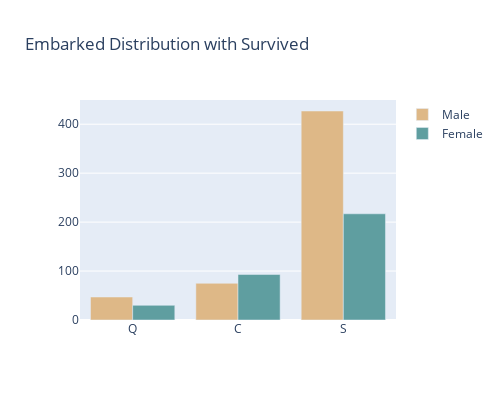

Source (notebook cell):
### Code cell
df_m = train_df[train_df['Survived'] == 0]
df_f = train_df[train_df['Survived'] == 1]
df_m = df_m['Embarked'].value_counts()
df_f = df_f['Embarked'].value_counts()

trace1 = go.Bar(x = df_m.index[::-1], y = df_m.values[::-1], name = 'Male', marker = dict(color = 'burlywood'))
trace2 = go.Bar(x = df_f.index[::-1], y = df_f.values[::-1], name = 'Female', marker = dict(color = 'cadetblue'))
data = [trace1, trace2]
layout = go.Layout(height = 400, width = 500, title='Embarked Distribution with Survived')
fig = go.Figure(data = data, layout= layout)
py.iplot(fig)

### Figure 1 — Plotly figure (JSON) as saved in the notebook; plotly's stock layout.template omitted (floating-point values rounded to 4 significant figures)
{"data": [{"marker": {"color": "burlywood"}, "name": "Male", "type": "bar", "x": ["Q", "C", "S"], "y": [47, 75, 427]}, {"marker": {"color": "cadetblue"}, "name": "Female", "type": "bar", "x": ["Q", "C", "S"], "y": [30, 93, 217]}], "layout": {"height": 400, "title": {"text": "Embarked Distribution with Survived"}, "width": 500}}
